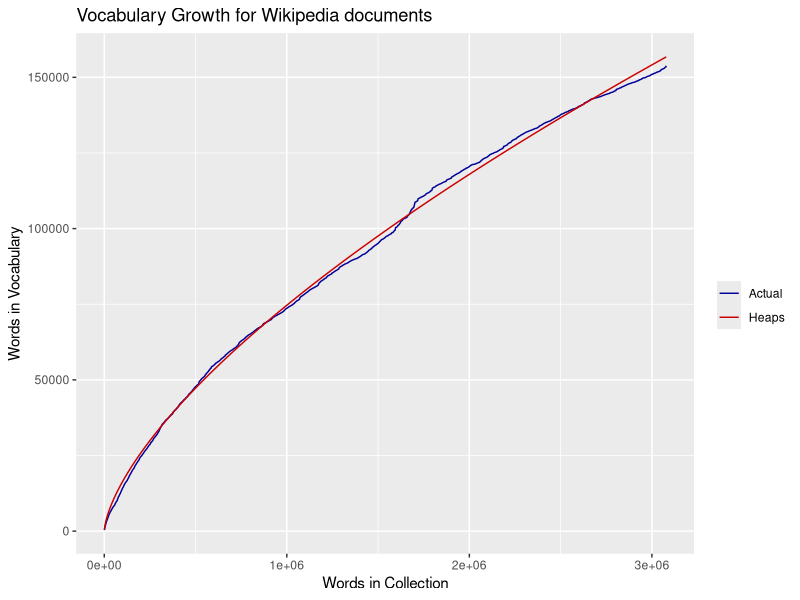

Reproduce this figure in R.
require(ggplot2)

mydata <- read.csv("4_2-voc_corpus_rev1.csv", head=TRUE, sep = ',')
x <- mydata$corpus_size
y <- mydata$vocabulary_size

#model
fit<-nls(y~k*(x^b), data = mydata, start = list(k=1,b=1))
summary(fit)
#get some estimation of goodness of fit
cor(y, predict(fit))

ggplot(data=mydata, aes(x=corpus_size, y=vocabulary_size))  + geom_line(aes(group = 1, color="Actual")) + geom_line(data=mydata, aes(x=corpus_size, y=predict(fit), color="Heaps")) + labs(title='Vocabulary Growth for Wikipedia documents',x = 'Words in Collection', y = 'Words in Vocabulary') + scale_colour_manual(name='', values=c('Actual'='#000099', 'Heaps'='#CC0000'), guide='legend')

